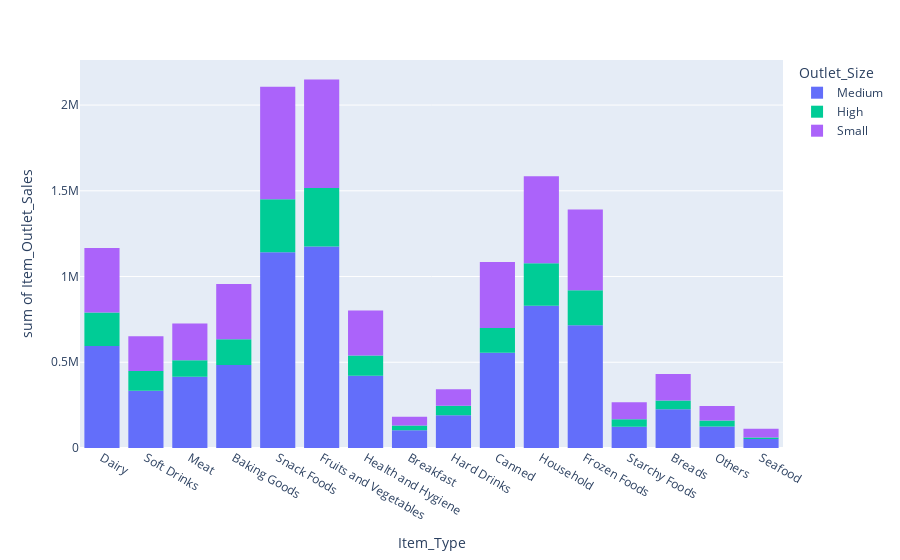

Notebook source saved alongside this figure:
### Markdown cell above
# Plot dashboard by plotly

### Code cell
import plotly.express as px

fig = px.histogram(df, x="Item_Type",y="Item_Outlet_Sales",color = "Outlet_Size")
fig.show()

### Figure 1 — Plotly figure (JSON) as saved in the notebook; plotly's stock layout.template omitted (floating-point values rounded to 4 significant figures; data arrays with more than 128 entries replaced by an {"elided": "..."} marker saying what was removed)
{"data": [{"alignmentgroup": "True", "bingroup": "x", "histfunc": "sum", "hovertemplate": "Outlet_Size=Medium<br>Item_Type=%{x}<br>sum of Item_Outlet_Sales=%{y}<extra></extra>", "legendgroup": "Medium", "marker": {"color": "#636efa", "pattern": {"shape": ""}}, "name": "Medium", "offsetgroup": "Medium", "orientation": "v", "showlegend": true, "type": "histogram", "x": {"elided": "2793 str values"}, "xaxis": "x", "y": {"elided": "2793 float values"}, "yaxis": "y"}, {"alignmentgroup": "True", "bingroup": "x", "histfunc": "sum", "hovertemplate": "Outlet_Size=High<br>Item_Type=%{x}<br>sum of Item_Outlet_Sales=%{y}<extra></extra>", "legendgroup": "High", "marker": {"color": "#00cc96", "pattern": {"shape": ""}}, "name": "High", "offsetgroup": "High", "orientation": "v", "showlegend": true, "type": "histogram", "x": {"elided": "932 str values"}, "xaxis": "x", "y": {"elided": "932 float values"}, "yaxis": "y"}, {"alignmentgroup": "True", "bingroup": "x", "histfunc": "sum", "hovertemplate": "Outlet_Size=Small<br>Item_Type=%{x}<br>sum of Item_Outlet_Sales=%{y}<extra></extra>", "legendgroup": "Small", "marker": {"color": "#ab63fa", "pattern": {"shape": ""}}, "name": "Small", "offsetgroup": "Small", "orientation": "v", "showlegend": true, "type": "histogram", "x": {"elided": "2388 str values"}, "xaxis": "x", "y": {"elided": "2388 float values"}, "yaxis": "y"}], "layout": {"autosize": true, "barmode": "relative", "legend": {"title": {"text": "Outlet_Size"}, "tracegroupgap": 0}, "margin": {"t": 60}, "xaxis": {"anchor": "y", "autorange": true, "domain": [0, 1], "range": [-0.5, 15.5], "title": {"text": "Item_Type"}, "type": "category"}, "yaxis": {"anchor": "x", "autorange": true, "domain": [0, 1], "range": [0, 2263000.0], "title": {"text": "sum of Item_Outlet_Sales"}, "type": "linear"}}}
